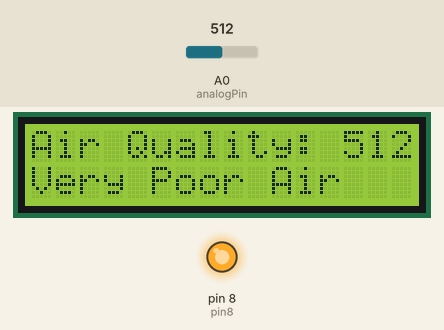
Simulated run of this sketch. Board: Arduino Uno, built with avr-gcc and run on an emulated ATmega328P. Parts: 16×2 character LCD, output pins drawn as LEDs (lit = HIGH). The test bench sets the inputs (shaded band); at power-on: A0 (analogPin) = 512. What the sketch prints to the serial monitor is not drawn.

Above: at 1.6 s.
1.7 s: A0 (analogPin) set to 458
At 3.2 s:
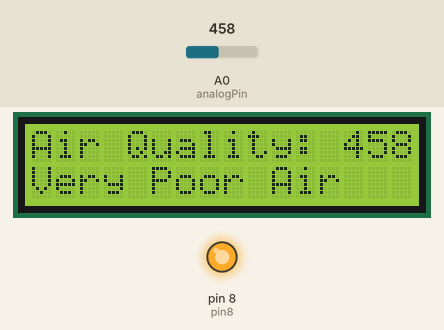
3.5 s: A0 (analogPin) set to 437
At 5.2 s:
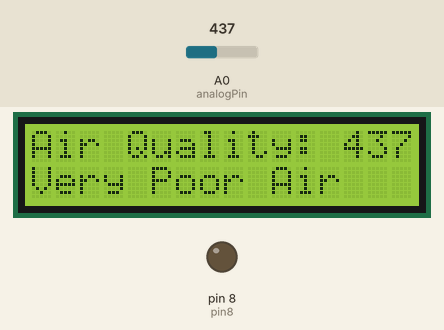
5.5 s: A0 (analogPin) set to 369
At 7.3 s:
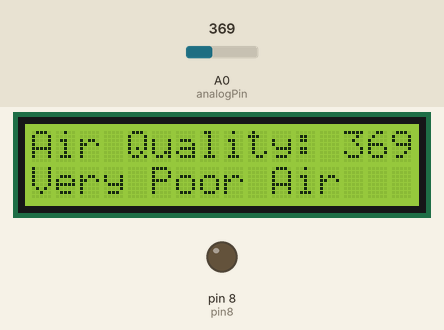
7.6 s: A0 (analogPin) set to 337
At 9.3 s:
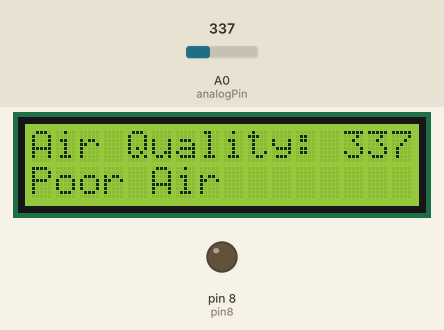
9.6 s: A0 (analogPin) set to 158
At 11.3 s:
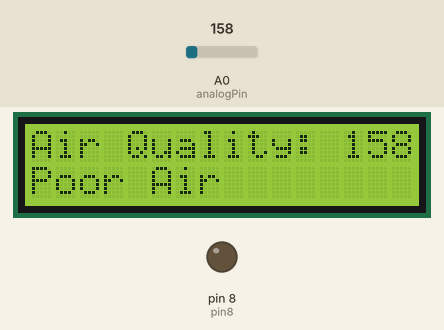
11.6 s: A0 (analogPin) set to 139
At 13.3 s:
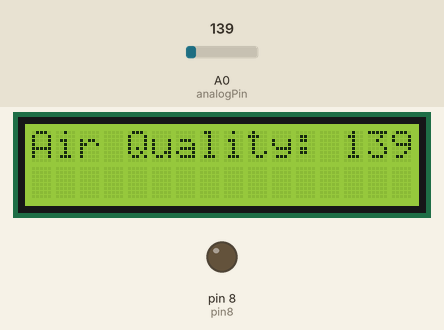
Timing chart, 0 to 14.6 s (numbered marks = the images above; inputs shaded):
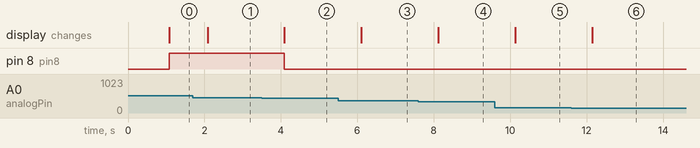

The sketch:

air_pollution_1.ino
```cpp
#include <LiquidCrystal.h>

LiquidCrystal lcd(12, 11, 5, 4, 3, 2);

int pin8 = 8;
int analogPin = A0;
int sensorValue = 0;

//function to set up default status
void setup() {
  pinMode(analogPin, INPUT);
  pinMode(pin8, OUTPUT);
  lcd.begin(16, 2);
  lcd.print("What is the air ");
  lcd.print("quality today?");
  Serial.begin(9600);
  lcd.display();
}

//function that determines the quality of the air
void loop() {

  delay(1000);
  sensorValue = analogRead(analogPin);
  Serial.print("Air Quality in PPM = ");
  Serial.println(sensorValue);

  lcd.clear();
  lcd.setCursor(0,0);
  lcd.print ("Air Quality: ");
  lcd.print (sensorValue);

  if (sensorValue<=100)
   {
   Serial.print("Fresh Air ");
   Serial.print ("\r\n");
   lcd.setCursor(0,1);
   lcd.print("Fresh Air");
   }
  else if( sensorValue>=150 && sensorValue<=350 )
   {
   Serial.print("Poor Air");
   Serial.print ("\r\n");
   lcd.setCursor(0,1);
   lcd.print("Poor Air");
   }
  else if (sensorValue>=350 )
   {
   Serial.print("Very Poor Air");
   Serial.print ("\r\n");
   lcd.setCursor(0,1);
   lcd.print("Very Poor Air");
   }
  //to determine when the alarm sets off
  if (sensorValue >450) {
    digitalWrite(pin8, HIGH);
  }
  else {
    digitalWrite(pin8, LOW);
  }
}
```

Measured:
- the behaviour switches between 451 and 450 on A0 (analogPin) (found by bisection; images 1 and 2)
- the behaviour switches between 351 and 350 on A0 (analogPin) (found by bisection; images 3 and 4)
- the behaviour switches between 150 and 149 on A0 (analogPin) (found by bisection; images 5 and 6)
- after the input at 1.7 s, the display: changes after 0.38 s (image 1)
- after the input at 3.5 s, pin 8 (pin8): HIGH → LOW after 0.59 s; the display: changes after 0.59 s (image 2)
- after the input at 5.5 s, the display: changes after 0.61 s (image 3)
- after the input at 7.6 s, the display: changes after 0.52 s (image 4)
- after the input at 9.6 s, the display: changes after 0.53 s (image 5)
- after the input at 11.6 s, the display: changes after 0.55 s (image 6)
